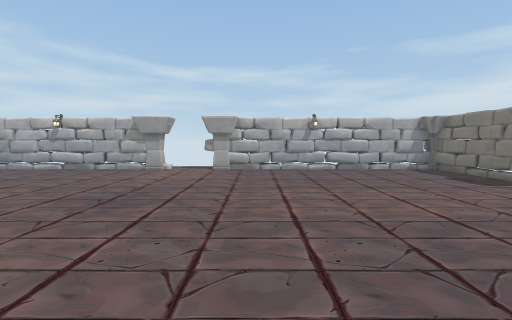
View 1 (above)

14 first-person views from a walk through a 3-D level made in the Unity game engine. The camera is 1.3 m above the floor, tilts 4° down and sees 90° across. Doors are open. The floor is counted in squares, 1 m on a side. Each view is taken from the middle of a square. On the plan, view 1 faces up. The plan holds only what a view shows up to about 13 squares ahead; the rest is blank.

View 2
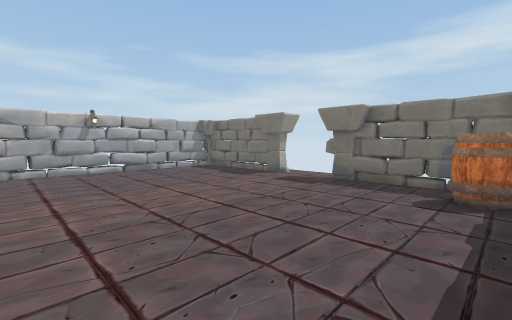

View 3
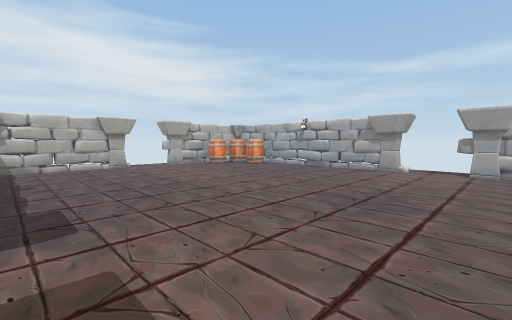

View 4
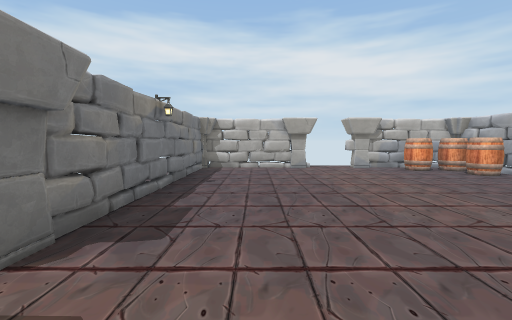

View 5
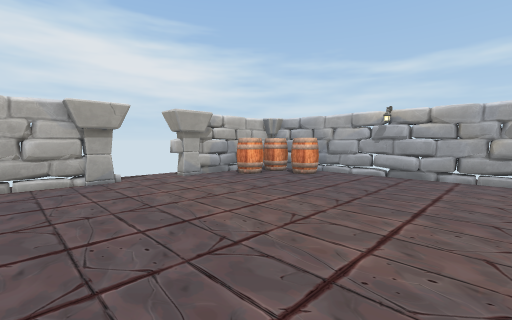

View 6
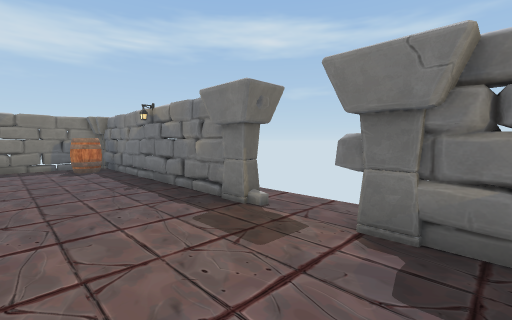

View 7
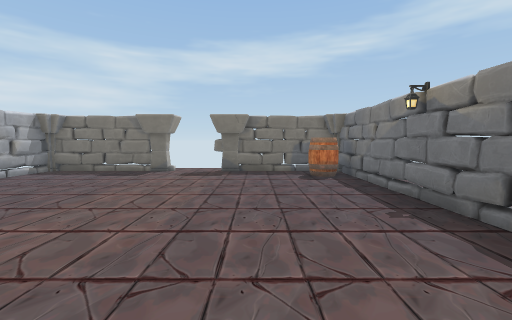

View 8
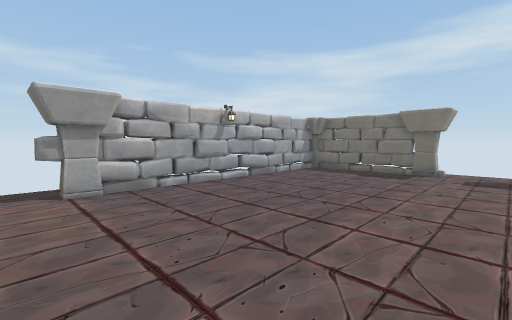

View 9
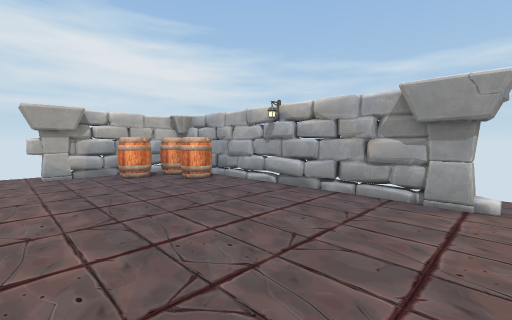

View 10
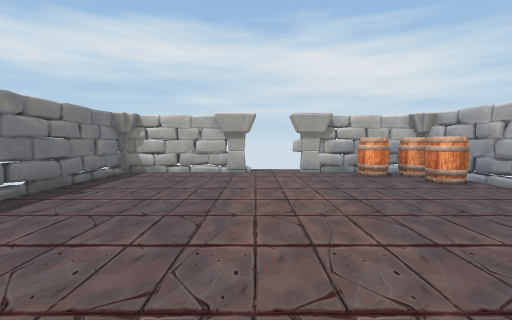

View 11
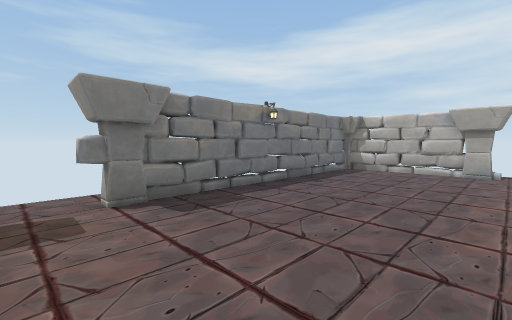

View 12
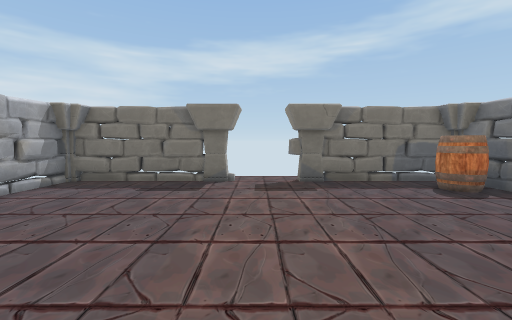

View 13
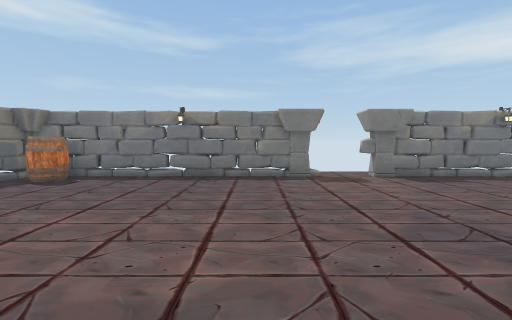

View 14
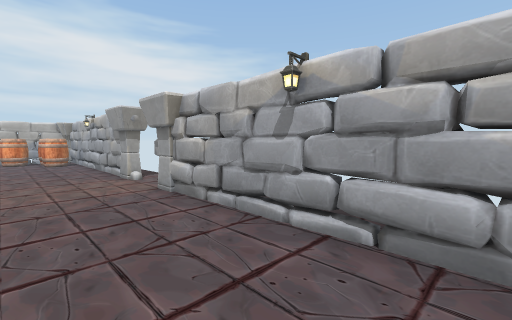

### Floor plan
Points are (right, up) in squares from view 1. A wall is a line through its corners. A room is listed if a view was taken in it or the views show most of it. See-through windows are left out.
Room 1 (views 1, 2, 3, 4, 5, 6, 7, 8, 9, 10, 11, 12, 13, 14)
walls: (-5.4, 12.2) (-14.5, 12.2); (-5.6, 12.2) (-6.6, 12.3); (-1.4, -0.7) (8.6, -0.6) (8.5, 4.9); (-0.9, -0.6) (-0.1, -0.6); (-6.4, 12.3) (-6.7, 12.1); (0.8, 12.1) (0.1, 12.2); (0.6, 12.3) (-1, 12); (-7, 12.1) (-8.3, 12.4); (-0.3, -0.8) (0.2, -0.5); (-6.4, -0.6) (-5.8, -0.7); (0.5, -0.6) (1.7, -0.8); (0.8, -0.6) (2.8, -0.8); (-7.4, -0.6) (-6.6, -0.7); (-7.7, 12.4) (-11.1, 12.1); (1.7, 12.4) (1.3, 12.2); (-7.2, -0.8) (-5.5, -0.6); (1.2, -0.9) (4.2, -0.6); (-8.7, 12) (-11.8, 12.4); (-8.7, 12.2) (-9.7, 12.3); (2.3, -0.6) (2.8, -0.8); (-8.2, -0.9) (-7.7, -0.7); (3.1, -0.6) (5.3, -0.9); (-9.9, 12.3) (-10.3, 12.4); (4.3, 12.1) (3.9, 12.3); (4.5, 12.1) (1.4, 12.4); (-10.3, -0.8) (-8, -0.5); (4.9, 12.3) (1.9, 12.1); (-10.7, -0.6) (-7.8, -0.8); (5.7, 12) (4.6, 12.3); (-11.5, 12.4) (-12, 12.2); (6.1, 12.1) (5.5, 12.2); (6.1, -0.7) (6.6, -0.8); (-12.3, -0.5) (-10.6, -0.7); (6.3, -0.5) (7.3, -0.8); (6.2, -0.7) (7.5, -0.6); (-12.3, -0.8) (-10.7, -0.5) (-9.8, -0.8); (8.4, 7.7) (8.6, 9.2); (8.5, 7.6) (8.5, 12.2) (-2.5, 12.2); (8.4, 3.4) (8.5, 4.9); (7.2, 12.1) (6.7, 12.3) (6.4, 12.2); (8.4, 9.7) (8.6, 10.4); (7.5, 12) (5.5, 12.2); (-15, 8.2) (-15, 7.7); (-15, 3.6) (-15.1, 2.2); (-15, 3.6) (-15, -0.5); (-14.9, 8.9) (-15.2, 7.8); (8.4, 1.5) (8.6, 2.4); (8.4, 10.7) (8.5, 11.2); (-15.1, 3) (-14.8, 0); (8.3, 0.6) (8.6, 1.5); (-15, 9.6) (-15.1, 9.1); (-14.9, 1.9) (-15.1, 0.7); (8, 12.2) (7.5, 12.2); (-15.1, 9.7) (-14.9, 8.3); (8.5, 11.3) (8.6, 11.9); (-15.2, 2.6) (-15, 2.2); (-14.1, -0.5) (-13, -0.7); (8.4, -0.3) (8.6, 1.2); (-15, 11.2) (-15.1, 10.5); (-15, 11.5) (-15, 7.4); (-14.4, -0.7) (-4, -0.7); (-14.4, -0.8) (-13.3, -0.6); (-15, 0.2) (-15.1, -0.5)
low walls: (0.2, 11.9) (-0.3, 11.9); (-5.4, 12.4) (-6.4, 12.3); (-0.6, -0.8) (1, -0.5); (-1.1, -1) (-0.6, -1); (-1.3, -1.1) (-0.8, -1.1); (2, 12.3) (0.4, 12); (4, -0.8) (5, -0.6); (4.7, -0.5) (5.2, -0.5); (-11.1, 12.3) (-12.6, 12.1); (5.5, 12.2) (4.8, 12.1); (8.7, 7.8) (8.6, 8.3); (8.6, 8.5) (8.3, 10.1); (-13.1, -0.6) (-12.3, -0.8) (-11.8, -0.9); (7.6, 11.8) (7.1, 11.8); (8.6, 10) (8.7, 10.5); (7.5, 12.4) (6.9, 12.3); (8.6, 1.5) (8.4, 2.4); (-15.1, 1.6) (-15.2, 1.1)
ways out: opening at (-6, 13); open door at (-15, 5.5); open door at (-3.5, -1); open door at (9, 5.5)
objects: pillar (-15, 4); barrel (-14, 9) to (-13, 10); barrel (-14, 11); barrel (-13, 11) to (-12, 11); pillar (-5, -1); pillar (-5, 12) to (-4, 12); pillar (-2, -1); pillar (-2, 12); barrel (7, 0) to (7, 1); pillar (9, 4); pillar (9, 7)

Where each view was taken, in squares from view 1:
view 1: 0 up, 0 right, facing up
view 2: 0 up, 0 right, facing up-right
view 3: 0 up, 1 left, facing up-left
view 4: 2 up, 2 left, facing left
view 5: 2 up, 6 left, facing up-left
view 6: 3 up, 6 left, facing down-right
view 7: 3 up, 3 left, facing right
view 8: 5 up, 3 left, facing up-right
view 9: 6 up, 4 left, facing up-left
view 10: 5 up, 4 left, facing left
view 11: 5 up, 3 left, facing down-left
view 12: 6 up, 0 right, facing right
view 13: 9 up, 0 right, facing down
view 14: 9 up, 5 right, facing up-left
